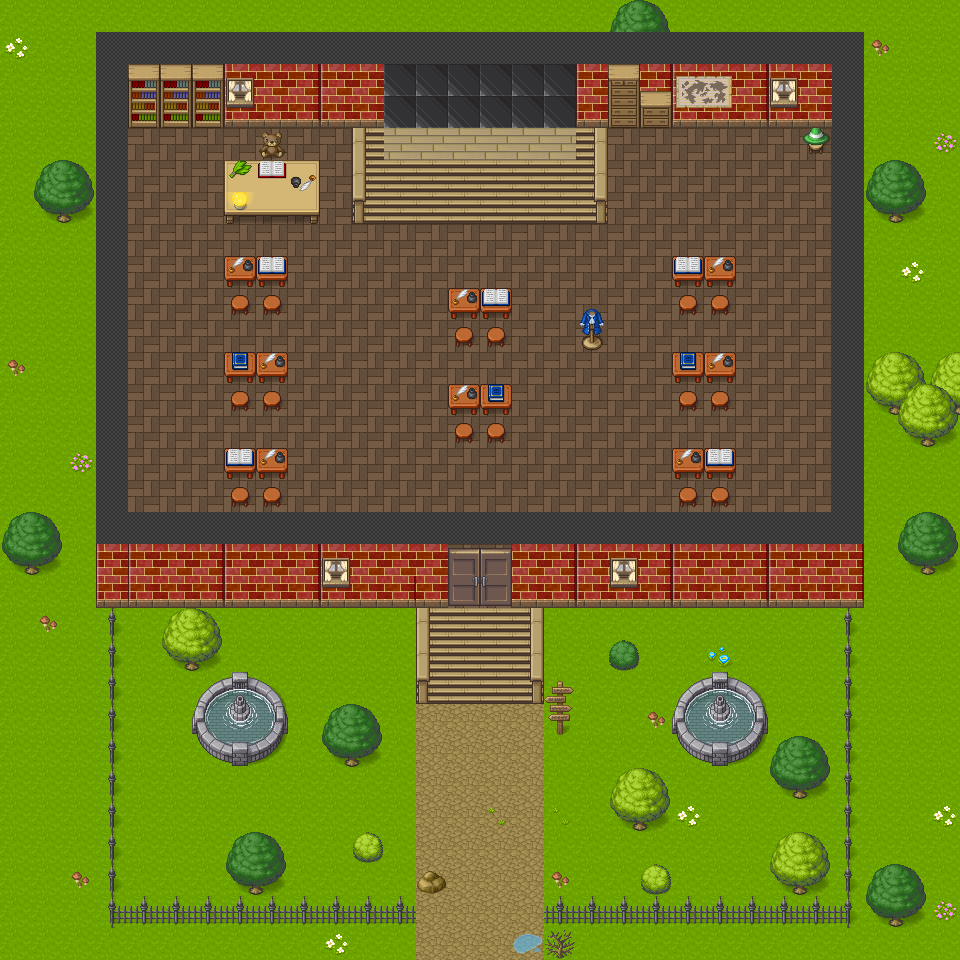

This game map was drawn from its Tiled (.tmx) file and the tilesets committed beside it. A one-line description and the trimmed map source follow:
An orthogonal 30x30 tile map with 32x32 px tiles, 11 tile layers (collisions, sol2, page4, page3, ...).

<map version="1.5" tiledversion="1.6.0" orientation="orthogonal" renderorder="right-down" width="30" height="30" tilewidth="32" tileheight="32" infinite="0" nextlayerid="16" nextobjectid="1">
 <tileset firstgid="1" name="[Base]BaseChip_pipo" tilewidth="32" tileheight="32" tilecount="1064" columns="8">
  <image source="[Base]BaseChip_pipo.png" width="256" height="4256" />
  <tile id="292">
   <properties>
    <property name="collides" type="bool" value="true" />
   </properties>
  </tile>
 </tileset>
 <layer id="11" name="collisions" width="30" height="30">
  <data>[900 cells, 299 non-empty, 1 distinct tile ids]</data>
 </layer>
 <layer id="7" name="sol2" width="30" height="30">
  <data>[900 cells, 900 non-empty, 8 distinct tile ids]</data>
 </layer>
 <layer id="15" name="page4" width="30" height="30">
  <properties>
   <property name="openWebsite" value="/pageWeb/HTML/page4.html" />
  </properties>
  <data>[900 cells, 9 non-empty, 1 distinct tile ids]</data>
 </layer>
 <layer id="14" name="page3" width="30" height="30">
  <properties>
   <property name="openWebsite" value="/pageWeb/HTML/page3.html" />
  </properties>
  <data>[900 cells, 12 non-empty, 1 distinct tile ids]</data>
 </layer>
 <layer id="13" name="page2" width="30" height="30">
  <properties>
   <property name="openWebsite" value="/pageWeb/HTML/page2.html" />
  </properties>
  <data>[900 cells, 36 non-empty, 1 distinct tile ids]</data>
 </layer>
 <layer id="12" name="page1" width="30" height="30">
  <properties>
   <property name="openWebsite" value="/pageWeb/HTML/page1.html" />
  </properties>
  <data>[900 cells, 9 non-empty, 1 distinct tile ids]</data>
 </layer>
 <layer id="3" name="sol" width="30" height="30">
  <data>[900 cells, 900 non-empty, 8 distinct tile ids]</data>
 </layer>
 <layer id="10" name="meubles" width="30" height="30">
  <data>[900 cells, 122 non-empty, 31 distinct tile ids]</data>
 </layer>
 <layer id="2" name="detail" width="30" height="30">
  <data>[900 cells, 110 non-empty, 30 distinct tile ids]</data>
 </layer>
 <layer id="4" name="mur" width="30" height="30">
  <data>[900 cells, 168 non-empty, 10 distinct tile ids]</data>
 </layer>
 <objectgroup id="5" name="floorlayer" />
 <layer id="6" name="truc sur le mur" width="30" height="30">
  <data>[900 cells, 22 non-empty, 12 distinct tile ids]</data>
 </layer>
</map>
